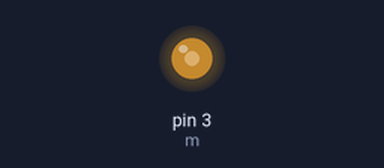
The sketch below on a simulated Arduino Uno, built with avr-gcc and run on an emulated ATmega328P. Parts: output pins drawn as LEDs (lit = HIGH).

Above: at 0.1 s.
Timing chart, 0 to 1.6 s (numbered marks = the images above):
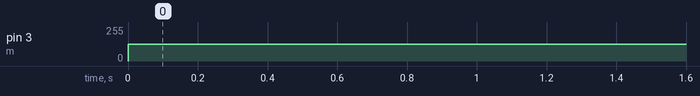

Measured:
- by itself, pin 3 (m): 0/255 → 127/255 at 0.00 s

The sketch:

sketch_may07a.ino
```cpp
int m = 3;
int pourcent = 0;
int valeur = 0;

void setup()
{
  pinMode(m, OUTPUT);
}

void loop()
{
  pourcent = 50;
  valeur = ((pourcent * 255)/100);
  analogWrite(m, valeur);
}
```
